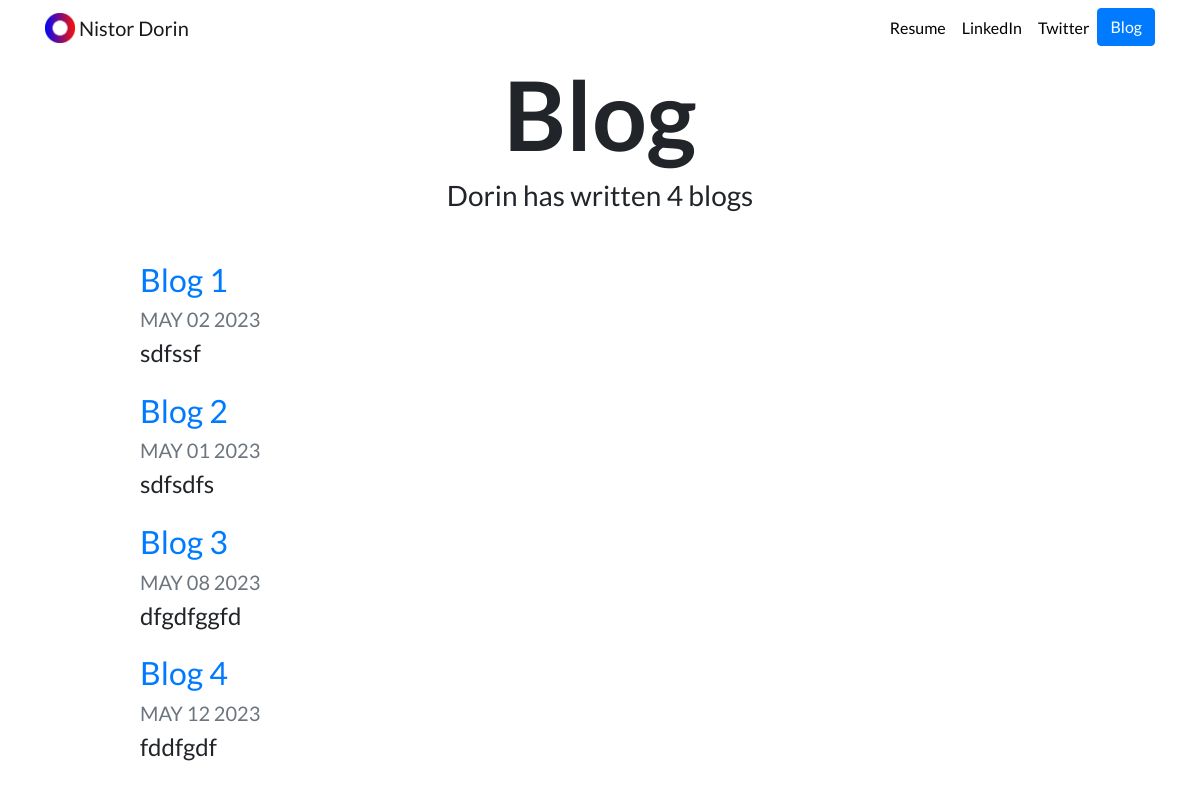
Screenshot of /blog/ with the database file from the repository.
### blog/models.py (models this page shows, shortened)
class Blog(models.Model):
    title = models.CharField(max_length=200)
    description = models.TextField()
    date = models.DateField()

### blog/views.py (the view)
# urls.py: path('', views.all_blogs, name='all_blogs'),
def all_blogs(request):
    blogs = Blog.objects.all()
    return render(request, 'blog/all_blogs.html', {'blogs':blogs})

### blog/templates/blog/all_blogs.html
{% extends "portofolio/base.html" %}
{% load static %}
{% block content %}
<h1 id="blogtitle" class="font-weight-bold text-center">Blog</h1>
<h3 class="text-center mb-5">Dorin has written {{ blogs.count }} blog{{ blogs.count|pluralize }}</h3>
{% for blog in blogs %}
<div class="row justify-content-center my-3">
  <div class="col-md-10">
    <a href="{% url 'blog:detail' blog.id %}">
      <h2>{{ blog.title }}</h2>
    </a>
    <h5 class="text-muted">{{ blog.date|date:'M d Y'|upper }}</h5>
    <h4>{{ blog.description|striptags|truncatechars:100 }}</h4>
  </div>
</div>
{% endfor %}
{% endblock %}

### portofolio/templates/portofolio/base.html (shortened to what this page needs)
{% load static %}
<!doctype html>
<html lang="en">
<head>
  <link rel="stylesheet" href="https://stackpath.bootstrapcdn.com/bootstrap/4.4.1/css/bootstrap.min.css">
  <link rel="stylesheet" href= "{% static "portofolio/custom.css" %}">
</head>
<body>
  <nav id="topNav" class="navbar navbar-expand-md navbar-light">
    <div class="container">
      <a class="navbar-brand" href="{% url 'home' %}">
        <img src="{% static "portofolio/Logo.png" %}" width="30" height="30" class="d-inline-block align-top" alt="Nick's Logo">
        <span>Nistor Dorin</span>
      </a>
      <div class="collapse navbar-collapse text-center" id="navbarNav">
        <ul class="navbar-nav ml-auto">
          <li class="nav-item">
            <a class="nav-link" href="{% static "portofolio/CV-Nistor Dorin-Alexandru.pdf" %}">Resume</a>
          </li>
          <li class="nav-item">
            <a class="nav-link" href="https://www.linkedin.com/in/dorin-nistor-4b9179189/" target="_blank">LinkedIn</a>
          </li>
          <li class="nav-item">
            <a class="nav-link" href="https://twitter.com/ZappyCode" target="_blank">Twitter</a>
          </li>
          <li>
            <a role="button" href="{% url 'blog:all_blogs' %}" class="btn btn-primary">Blog</a>
          </li>
        </ul>
      </div>
    </div>
  </nav>
  <div class="container">
    {% block content %}{% endblock %}
  </div>
</body>
</html>

### portofolio/static/portofolio/custom.css (style rules this page uses)
.navbar-nav .nav-link { color: rgba(0,0,0,1) !important; }
body { font-family: 'Lato', sans-serif; }
#blogtitle { font-size: 6rem; }

### rows the page displays
Blog: title "Blog 1", date "MAY 02 2023", description "sdfssf"
Blog: title "Blog 2", date "MAY 01 2023", description "sdfsdfs"
Blog: title "Blog 3", date "MAY 08 2023", description "dfgdfggfd"
Blog: title "Blog 4", date "MAY 12 2023", description "fddfgdf"

### other values shown
{{ blogs.count }} "4"
